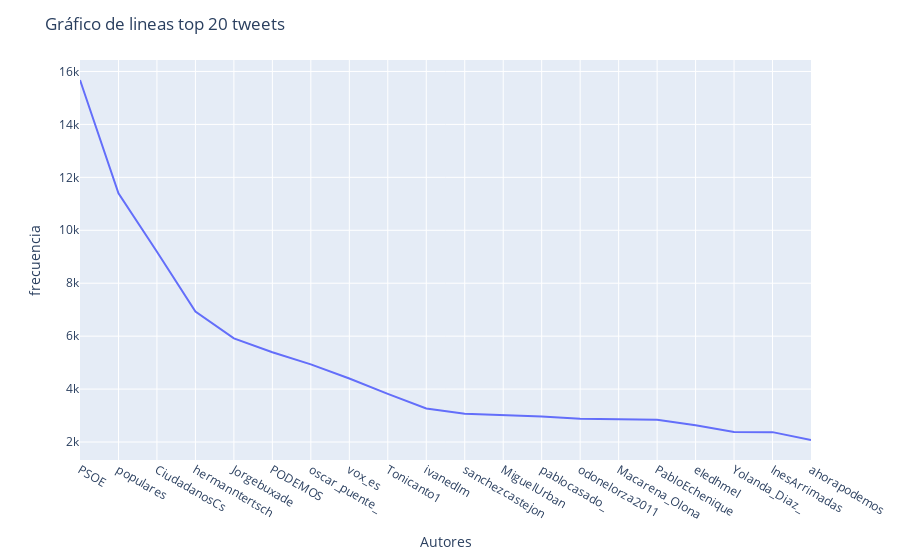

Notebook cell for this chart:
### Code cell
fig_lineas = px.line(x=top20["Palabra"], y=top20["Frecuencia"])

fig_lineas.update_layout(
    yaxis_title='frecuencia', # label eje x
    xaxis_title = "Autores", # label eje y
    title = "Gráfico de lineas top 20 tweets " # label título 
)
fig_lineas.show()

### Figure 1 — Plotly figure (JSON) as saved in the notebook; plotly's stock layout.template omitted (floating-point values rounded to 4 significant figures)
{"data": [{"hovertemplate": "x=%{x}<br>y=%{y}<extra></extra>", "legendgroup": "", "line": {"color": "#636efa", "dash": "solid"}, "marker": {"symbol": "circle"}, "mode": "lines", "name": "", "orientation": "v", "showlegend": false, "type": "scatter", "x": ["PSOE", "populares", "CiudadanosCs", "hermanntertsch", "Jorgebuxade", "PODEMOS", "oscar_puente_", "vox_es", "Tonicanto1", "ivanedlm", "sanchezcastejon", "MiguelUrban", "pablocasado_", "odonelorza2011", "Macarena_Olona", "PabloEchenique", "eledhmel", "Yolanda_Diaz_", "InesArrimadas", "ahorapodemos"], "xaxis": "x", "y": [15678, 11397, 9191, 6933, 5917, 5393, 4936, 4402, 3822, 3269, 3072, 3029, 2961, 2878, 2872, 2841, 2630, 2377, 2374, 2077], "yaxis": "y"}], "layout": {"legend": {"tracegroupgap": 0}, "margin": {"t": 60}, "title": {"text": "Gráfico de lineas top 20 tweets "}, "xaxis": {"anchor": "y", "domain": [0, 1], "title": {"text": "Autores"}}, "yaxis": {"anchor": "x", "domain": [0, 1], "title": {"text": "frecuencia"}}}}
